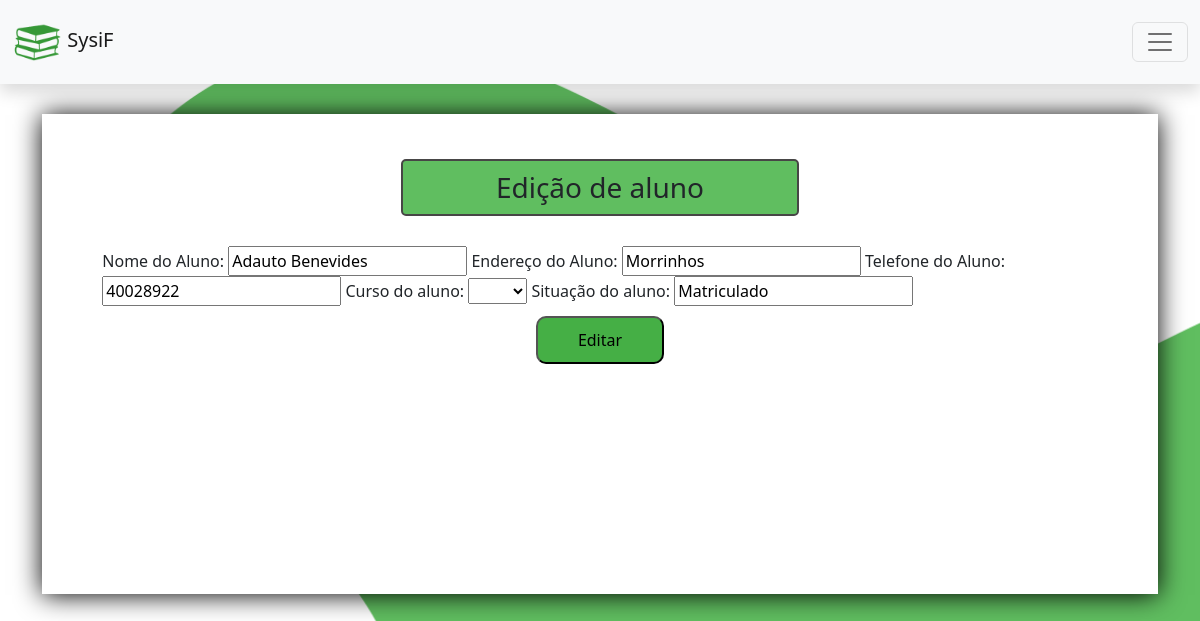
/aluno/editar/117 (signed in), run on the app's committed database.
### professor/models.py (models this page shows, shortened)
class Pessoa(models.Model):
    nome = models.CharField('Nome', max_length=100)
    endereco = models.CharField('Endereço', max_length=250)
    telefone = models.CharField('Telefone', max_length=250)
    class Meta:
        verbose_name = 'Pessoa'
        ordering = ['nome']

### aluno/models.py (models this page shows, shortened)
class Aluno(Pessoa):
    id_curso = models.ForeignKey(Curso, on_delete=models.CASCADE)
    matricula = models.CharField('Matricula', max_length=250)
    situacao = models.CharField('Situação', max_length=250)
    class Meta:
        verbose_name = 'Aluno'
        ordering = ['nome']
    def editar(request, id):
        aluno = get_object_or_404(Aluno, id=id)
        context = {}
        context['is_not_edited'] = True
        if request.method == 'POST':
            form = FormCadastrarAluno(request.POST)
            if form.is_valid():
                context['is_valid'] = True
                nome = request.POST['nome']
                endereco = request.POST['endereco']
                telefone = request.POST['telefone']
                id_curso = request.POST['id_curso']
                curso = Curso.objects.get(id=id_curso)
                situacao = request.POST['situacao']
                edita_aluno = Aluno.objects.filter(id=id)
                edita_aluno.update(
                    nome=nome,
                    endereco=endereco,
                    telefone=telefone,
                    id_curso=curso,
                    situacao=situacao
                )
                form = FormCadastrarAluno()
                context['is_not_edited'] = False
        else:
            form = FormCadastrarAluno()
            form.initial['matricula'] = aluno.matricula
            form.initial['nome'] = aluno.nome
            form.initial['endereco'] = aluno.endereco
            form.initial['telefone'] = aluno.telefone
            form.initial['id_curso'] = aluno.id_curso
            form.initial['situacao'] = aluno.situacao
        context['form'] = form
        context['id'] = id
        return (context)

### aluno/views.py (the view)
# urls.py: path('editar/<int:id>', views.editar_aluno, name='editar'),
@login_required
def editar_aluno(request, id):
    context = Aluno.editar(request, id) #Durval - aqui eu chamo a função de editar aluno, a ordem de negócio se encontra lá
    return render(request, 'editar_aluno.html', context)

### aluno/forms.py
class FormCadastrarAluno(forms.Form):
    all_cursos = Curso.objects.all().values_list('id', 'nome_curso')
    cursos_choice = [('', '')]
    for i in all_cursos:
        cursos_choice.append(i)
    nome = forms.CharField(label='Nome do Aluno', widget=forms.TextInput)
    endereco = forms.CharField(label='Endereço do Aluno', widget=forms.TextInput)
    telefone = forms.CharField(label='Telefone do Aluno', widget=forms.TextInput)
    id_curso = forms.ChoiceField(label='Curso do aluno', choices=cursos_choice, widget=forms.Select()) #Durval - esse é um campo onde o usuario irá escolher um curso para atrelar ao aluno
    situacao = forms.CharField(label='Situação do aluno',  widget=forms.TextInput)

### curso/models.py (called while the page is built)
    def __str__(self):
        return self.nome_curso

### aluno/templates/editar_aluno.html (shortened to what this page needs)
{% extends 'base.html' %}
{% load static %}
{% load bootstrap %}
{% block content %}
    {% if is_not_edited == True %}
    <div class="form-title box">
        <h3>Edição de aluno</h3>
    </div>
    <form action="{% url 'aluno:editar' id %}" method="post">
            {{ form|bootstrap }}
        <div class="button-div">
            <button type="submit" class="button-input" > Editar</button>
        </div>
    </form>
    {% endif %}
{% endblock %}

### main/static/css/style.css (style rules this page uses)
body { background: rgb(255, 255, 255) url("../img/background.png") no-repeat left top; background-size: 1800px; }
.form-title { display: grid; margin: 20px; }
.form-title h3 { margin: auto; }
.button-div { margin-top: 10px; display: grid; }
.button-input { border-radius: 10px; background-color: rgb(69, 175, 69); padding: 10px 40px; margin: auto; }
.box { border: 2px solid rgb(71, 70, 70); border-radius: 5px; padding: 10px; width: 40%; margin: 30px auto; background-color: rgb(96, 190, 96); }

### data on the page
Pessoa: nome "Adauto Benevides", endereco "Morrinhos", telefone "40028922"
Aluno: situacao "Matriculado"
